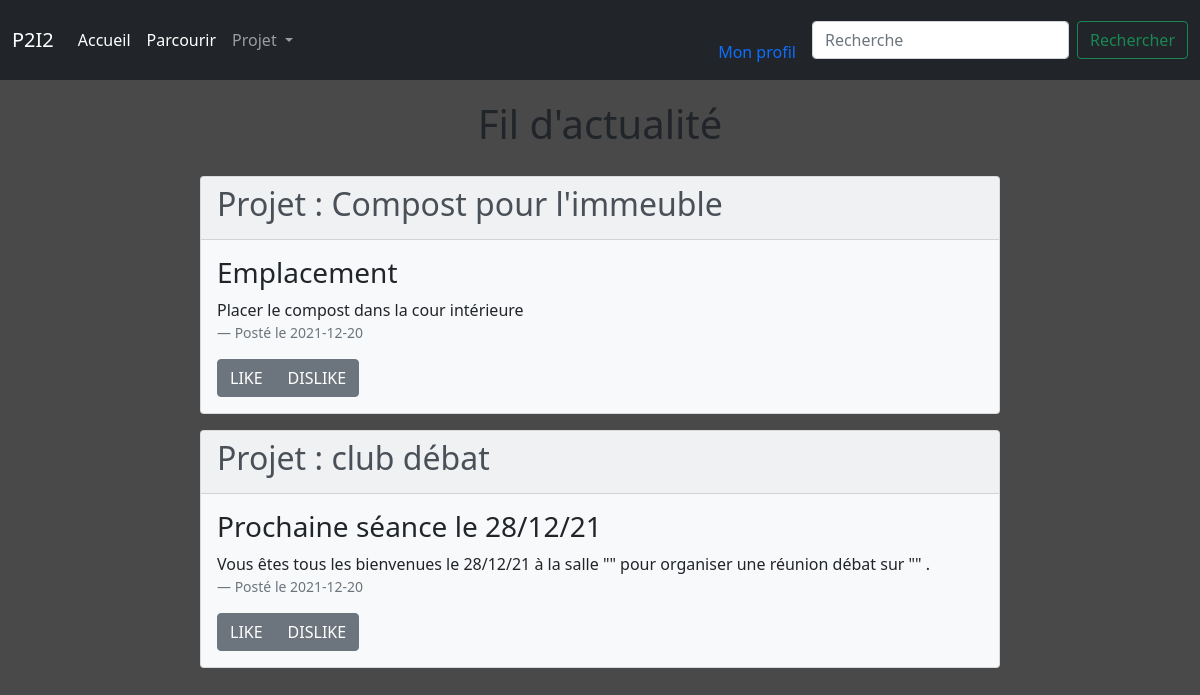
Before: /accueil with the older database file.
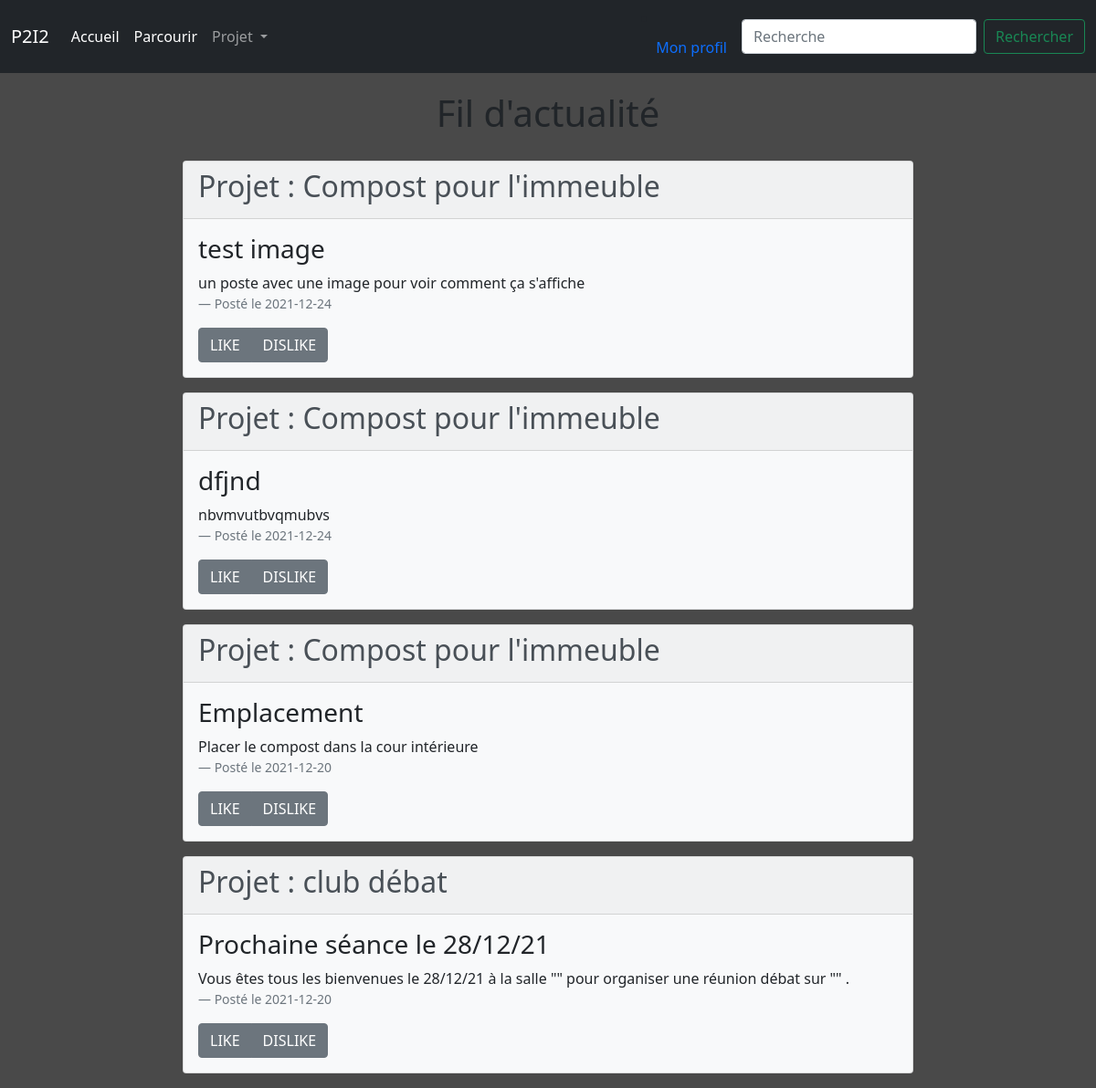
After: the same page with the newer database file.
### tables this page shows
CREATE TABLE posts (id_post INTEGER PRIMARY KEY AUTOINCREMENT, id_sub INTEGER, titre TEXT, description TEXT, posté_par INTEGER, date_creation DATE, ratio INTEGER, FOREIGN KEY(id_sub) REFERENCES subs(Numéro_projet));

CREATE TABLE "subs" (
	"nom"	varchar NOT NULL,
	"créé_par"	varchar NOT NULL,
	"numéro_projet"	INTEGER NOT NULL UNIQUE,
	"mots_clés"	text NOT NULL,
	"description"	TEXT NOT NULL,
	"création"	TEXT NOT NULL,
	PRIMARY KEY("numéro_projet" AUTOINCREMENT)
);

### app.py (the view)
@app.route('/accueil')
def accueil():
     query = "SELECT nom,titre,posts.description,id_sub,posts.date_creation,id_post FROM subs JOIN posts WHERE Numéro_projet = id_sub ORDER BY date_creation DESC;"
     db = sqlite3.connect('database.db')
     cursor = db.cursor()
     cursor.execute(query)
     L = cursor.fetchall()
     db.close()
     os.path.isfile("static/img/uploads/")
     return render_template('accueil.html',data = L)

### app.py (called while the page is built)
@app.context_processor
def handle_context():
    return dict(os=os)

### templates/accueil.html (shortened to what this page needs)
{% extends 'layout.html' %}
{% block content %}
<link rel="stylesheet" href='/static/styles/accueil.css' />
<body>
<h1> Fil d'actualité </h1>
    <div class="card-columns">
    {% for item in data %}
        <div class="card bg-light mb-3" style="width : 50rem; margin:auto;">
            <a href = "/sub/{{item[3]}}" class="list-group-item-action flex-column align-items-start">
                <div class="card-header">
                    <h2 class="card-title">Projet : {{item[0]}} </h2>
                </div>
            </a>
                <div class="card-body">
                    <h3 class="card-subtile">{{item[1]}}</h3>
                    <p class="card-text">{{item[2]}}</p>
                    <footer class = "blockquote-footer">Posté le {{item[4]}}</footer>
                    <div class="btn-group">
                        <a class = "btn btn-block btn-secondary" href='/{{item[5]}}/ajoutcompteur'>LIKE</a>
                        <a class = "btn btn-block btn-secondary" href='/{{item[5]}}/retraitcompteur'>DISLIKE</a>
                    </div>
                </div>
        </div>
    {% endfor %}
    </div>
</body>
{% endblock %}

Changed rows visible on the page:
added posts: nom "Compost pour l'immeuble", titre "test image", description "un poste avec une image pour voir comment ça s'affiche", date_creation "2021-12-24"
added posts: nom "Compost pour l'immeuble", titre "dfjnd", description "nbvmvutbvqmubvs", date_creation "2021-12-24"
